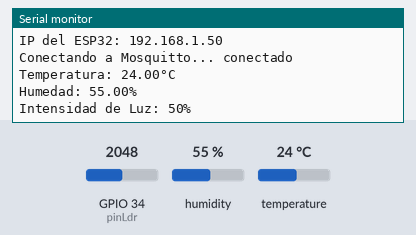
Bench run of a sketch on a simulated ESP32. Shown: the last lines printed to the serial monitor. The test bench sets the inputs (shaded band); at power-on: humidity 55 %, GPIO 34 (pinLdr) = 2048, temperature 24 °C. WiFi joins after 1.5 s; servers stay silent unless stated; no MQTT or app messages arrive unless stated.

Above: at 2.7 s.
2.8 s: humidity set to 22 %
5.5 s: GPIO 34 (pinLdr) set to 2866
At 7.0 s:
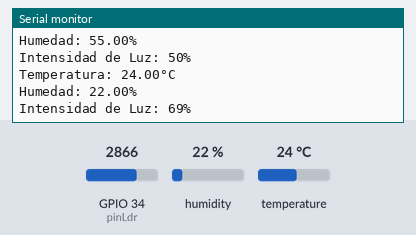
8.2 s: temperature set to 12 °C
At 10.7 s:
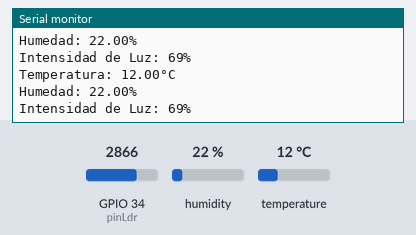
10.9 s: GPIO 34 (pinLdr) set to 3603
At 13.2 s:
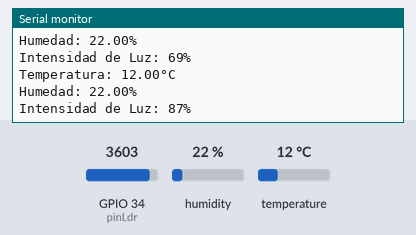
13.6 s: humidity set to 40 %
At 14.3 s:
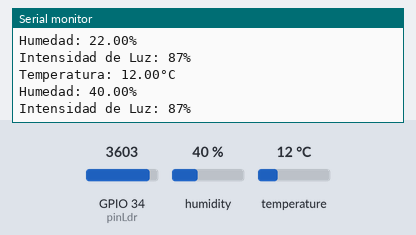
Timing chart, 0 to 16.6 s (numbered marks = the images above; inputs shaded):
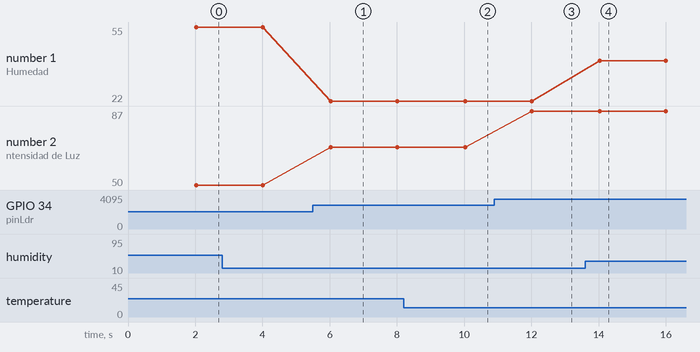

The sketch:

taller_artefacto.ino
```cpp
#include <WiFi.h>
#include <PubSubClient.h>
#include <DHT.h>

// ======================================================
// CONFIGURACIÓN WIFI
// ======================================================

const char* WIFI_SSID = "Red wifi";
const char* WIFI_PASSWORD = "contrasena wifi";


// ======================================================
// CONFIGURACIÓN MQTT
// ======================================================

const char* MQTT_SERVER = "ipconfig";
const int MQTT_PORT = 1883;

// Topics utilizados por el dashboard React.
const char* TOPIC_TEMPERATURA = "clima/esp32/temperatura";
const char* TOPIC_HUMEDAD = "clima/esp32/humedad";
const char* TOPIC_LUZ = "clima/esp32/luz";


// ======================================================
// CONFIGURACIÓN DE SENSORES
// ======================================================

#define DHTPIN 4
#define DHTTYPE DHT11
DHT dht(DHTPIN, DHTTYPE);

#define pinLdr 34

WiFiClient wifiClient;
PubSubClient mqttClient(wifiClient);

// Enviar una lectura cada 2 segundos.
const unsigned long INTERVALO_ENVIO = 2000;
unsigned long ultimoEnvio = 0;

void conectarWiFi() {
  Serial.print("Conectando a WiFi");
  WiFi.begin(WIFI_SSID, WIFI_PASSWORD);

  while (WiFi.status() != WL_CONNECTED) {
    delay(500);
    Serial.print(".");
  }

  Serial.println();
  Serial.println("WiFi conectado");
  Serial.print("IP del ESP32: ");
  Serial.println(WiFi.localIP());
}

void conectarMQTT() {
  while (!mqttClient.connected()) {
    Serial.print("Conectando a Mosquitto...");

    String clientId = "ESP32-";
    clientId += String((uint32_t)(ESP.getEfuseMac() & 0xFFFFFFFF), HEX);

    if (mqttClient.connect(clientId.c_str())) {
      Serial.println(" conectado");
    } else {
      Serial.print(" error, rc=");
      Serial.print(mqttClient.state());
      Serial.println(". Reintentando en 2 segundos...");
      delay(2000);
    }
  }
}

// ======================================================
// LEER Y PUBLICAR SENSORES
// ======================================================

void publicarSensores() {
  float temp = dht.readTemperature();
  float hume = dht.readHumidity();

  int ldr = analogRead(pinLdr);
  int luz = ((ldr * 100) / 4095);
//  luz = constrain(luz, 0, 100);

  mqttClient.publish(TOPIC_TEMPERATURA, String(temp, 2).c_str(), true);
  mqttClient.publish(TOPIC_HUMEDAD, String(hume, 2).c_str(), true);
  mqttClient.publish(TOPIC_LUZ, String(luz).c_str(), true);

  Serial.print("Temperatura: "); Serial.print(temp); Serial.println("°C");
  Serial.print("Humedad: "); Serial.print(hume); Serial.println("%");
  Serial.print("Intensidad de Luz: "); Serial.print(luz); Serial.println("%");
}

void setup() {
  Serial.begin(115200);
  dht.begin();
  pinMode(pinLdr, INPUT);

  conectarWiFi();

  mqttClient.setServer(MQTT_SERVER, MQTT_PORT);
}

void loop() {
  if (WiFi.status() != WL_CONNECTED) {
    conectarWiFi();
  }

  if (!mqttClient.connected()) {
    conectarMQTT();
  }

  mqttClient.loop();

  if (millis() - ultimoEnvio >= INTERVALO_ENVIO) {
    ultimoEnvio = millis();
    publicarSensores();
  }
}
```

Measured:
- after the input at 5.5 s, the serial monitor: prints a new line after 0.53 s (image 1)
- after the input at 8.2 s, the serial monitor: prints a new line after 1.8 s (image 2)
- after the input at 10.9 s, the serial monitor: prints a new line after 1.1 s (image 3)
- after the input at 13.6 s, the serial monitor: prints a new line after 0.43 s (image 4)
- plotted number 1: 22 → 40 after the input at 13.6 s
- plotted number 2: 50 → 69 after the input at 5.5 s, 69 → 87 after the input at 10.9 s
